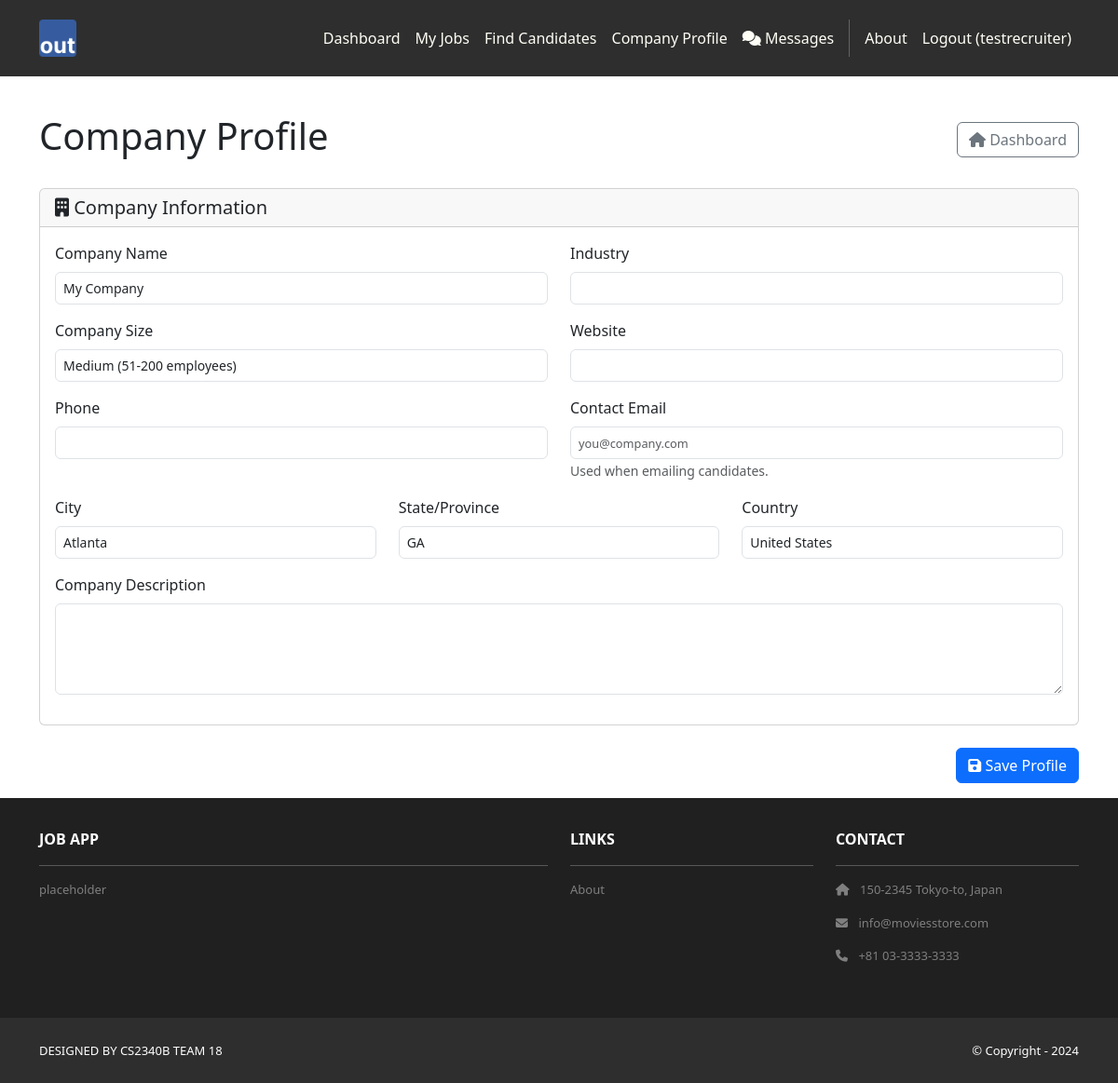
The page /recruiters/profile/ (signed in) on the database its author committed.
### recruiters/models.py (models this page shows, shortened)
class RecruiterProfile(models.Model):
    user = models.OneToOneField(User, on_delete=models.CASCADE, related_name='recruiter_profile')
    company_name = models.CharField(max_length=200, help_text="Company or organization name")
    company_size = models.CharField(
        max_length=20,
        choices=[
            ('startup', 'Startup (1-10 employees)'),
            ('small', 'Small (11-50 employees)'),
            ('medium', 'Medium (51-200 employees)'),
            ('large', 'Large (201-1000 employees)'),
            ('enterprise', 'Enterprise (1000+ employees)'),
        ],
        default='medium',
        help_text="Company size"
    )
    industry = models.CharField(max_length=100, blank=True, help_text="Industry or sector")
    phone = models.CharField(max_length=20, blank=True)
    website = models.URLField(blank=True, help_text="Company website")
    city = models.CharField(max_length=100, blank=True)
    state = models.CharField(max_length=100, blank=True)
    country = models.CharField(max_length=100, blank=True)
    company_description = models.TextField(blank=True, help_text="Brief description of your company")
    created_at = models.DateTimeField(auto_now_add=True)
    updated_at = models.DateTimeField(auto_now=True)
    class Meta:
        verbose_name = "Recruiter Profile"
        verbose_name_plural = "Recruiter Profiles"

### recruiters/views.py (the view)
# urls.py: path('profile/', views.profile, name='profile'),
@recruiter_required
def profile(request):
    try:
        profile = request.user.recruiter_profile
    except RecruiterProfile.DoesNotExist:
        profile = RecruiterProfile.objects.create(user=request.user, company_name='')
    if request.method == 'POST':
        form = RecruiterProfileForm(request.POST, instance=profile)
        if form.is_valid():
            form.save()
            messages.success(request, 'Profile updated successfully!')
            return redirect('recruiters:profile')
    else:
        form = RecruiterProfileForm(instance=profile)
    template_data = {
        'title': 'Company Profile',
        'user_type': 'recruiter',
    }
    return render(request, 'recruiters/profile.html', {
        'template_data': template_data,
        'form': form,
    })

### recruiters/templates/recruiters/profile.html (shortened to what this page needs)
{% extends 'base.html' %}
{% block content %}
<div class="p-3 mt-4">
  <div class="container">
    <div class="row">
      <div class="col-12">
        <div class="d-flex justify-content-between align-items-center mb-4">
          <h1>Company Profile</h1>
          <a href="{% url 'recruiters:dashboard' %}" class="btn btn-outline-secondary">
            <i class="fas fa-home"></i> Dashboard
          </a>
        </div>
      </div>
    </div>
    <form method="POST">
      <div class="row mb-4">
        <div class="col-12">
          <div class="card">
            <div class="card-header">
              <h5 class="mb-0"><i class="fas fa-building"></i> Company Information</h5>
            </div>
            <div class="card-body">
              <div class="row">
                <div class="col-md-6 mb-3">
                  <label class="form-label" for="{{ form.company_name.id_for_label }}">Company Name</label>
                  {{ form.company_name }}
                </div>
                <div class="col-md-6 mb-3">
                  <label class="form-label" for="{{ form.industry.id_for_label }}">Industry</label>
                  {{ form.industry }}
                </div>
                <div class="col-md-6 mb-3">
                  <label class="form-label" for="{{ form.company_size.id_for_label }}">Company Size</label>
                  {{ form.company_size }}
                </div>
                <div class="col-md-6 mb-3">
                  <label class="form-label" for="{{ form.website.id_for_label }}">Website</label>
                  {{ form.website }}
                </div>
                <div class="col-md-6 mb-3">
                  <label class="form-label" for="{{ form.phone.id_for_label }}">Phone</label>
                  {{ form.phone }}
                </div>
                <div class="col-md-6 mb-3">
                  <label class="form-label" for="{{ form.email.id_for_label }}">{{ form.email.label }}</label>
                  {{ form.email }}
                  <small class="form-text text-muted">Used when emailing candidates.</small>
                </div>
                <div class="col-md-4 mb-3">
                  <label class="form-label" for="{{ form.city.id_for_label }}">City</label>
                  {{ form.city }}
                </div>
                <div class="col-md-4 mb-3">
                  <label class="form-label" for="{{ form.state.id_for_label }}">State/Province</label>
                  {{ form.state }}
                </div>
                <div class="col-md-4 mb-3">
                  <label class="form-label" for="{{ form.country.id_for_label }}">Country</label>
                  {{ form.country }}
                </div>
                <div class="col-12 mb-3">
                  <label class="form-label" for="{{ form.company_description.id_for_label }}">Company Description</label>
                  {{ form.company_description }}
                </div>
              </div>
            </div>
          </div>
        </div>
      </div>
      <div class="row">
        <div class="col-12 d-flex justify-content-end">
          <button type="submit" class="btn btn-primary">
            <i class="fas fa-save"></i> Save Profile
          </button>
        </div>
      </div>
    </form>
  </div>
</div>
{% endblock %}

### jobapp/templates/base.html (shortened to what this page needs)
<!DOCTYPE html>
<html>
    {% load static %}
  <head>
    <link href="https://cdn.jsdelivr.net/npm/bootstrap@5.3.3/dist/css/bootstrap.min.css" rel="stylesheet">
    <link rel="stylesheet" href="https://cdnjs.cloudflare.com/ajax/libs/font-awesome/6.1.1/css/all.min.css">
    <link rel="stylesheet" type="text/css"
          href="{% static 'css/style.css' %}">
  </head>
  <body>
     <nav class="p-3 navbar navbar-dark bg-dark
         navbar-expand-lg">
      <div class="container">
        <a class="navbar-brand"
           href="{% url 'home.index' %}">
          <img src="{% static 'img/logo.png' %}" alt="logo"
               height="40" />
        </a>
        <div class="collapse navbar-collapse"
             id="navbarNavAltMarkup">
          <div class="navbar-nav ms-auto navbar-ml">
            {% if user.is_authenticated %}
              {% if template_data.user_type == 'applicant' %}
                <a class="nav-link" href="{% url 'applicants:dashboard' %}">Dashboard</a>
                <a class="nav-link" href="{% url 'applicants:profile' %}">My Profile</a>
              {% elif template_data.user_type == 'recruiter' %}
                <a class="nav-link" href="{% url 'recruiters:dashboard' %}">Dashboard</a>
                <a class="nav-link" href="{% url 'jobs:recruiter_jobs' %}">My Jobs</a>
                <a class="nav-link" href="{% url 'recruiters:candidates' %}">Find Candidates</a>
                <a class="nav-link" href="{% url 'recruiters:profile' %}">Company Profile</a>
              {% endif %}
              <a class="nav-link" href="{% url 'messaging:conversation_list' %}">
                <i class="fas fa-comments"></i> Messages
              </a>
              <a class="nav-link" href="{% url 'home.about' %}">About</a>
              <a class="nav-link" href="{% url 'accounts.logout' %}">Logout ({{user.username }})</a>
            {% else %}
              <a class="nav-link" href="{% url 'home.about' %}">About</a>
              <div class="vr bg-white mx-2 d-none d-lg-block"></div>
              <a class="nav-link" href="{% url 'accounts.login' %}">Login</a>
              <a class="nav-link" href="{% url 'accounts.signup' %}">Sign Up</a>
            {% endif %}
          </div>
        </div>
      </div>
    </nav>
    <div>
      {% block content %}
      {% endblock content %}
    </div>
     <section class="p-3 ms-footer d-none d-md-block">
      <div class="container">
        <div class="row mt-3 text-white">
          <div class="col-md-6 col-lg-6 col-xl-6
               mx-auto mb-4">
            <b>JOB APP</b>
            <hr />
            <p>
              placeholder
            </p>
          </div>
          <div class="col-md-3 col-lg-3 col-xl-3
               mx-auto mb-4">
            <b>LINKS</b>
            <hr />
            <p><a class="nav-link"
              href="{% url 'home.about' %}">
              About
            </a></p>
          </div>
          <div class="col-md-3 col-lg-3 col-xl-3 mx-auto
               mb-4">
            <b>CONTACT</b>
            <hr />
            <p><i class="fas fa-home me-2"></i>
              150-2345 Tokyo-to, Japan
            </p>
            <p><i class="fas fa-envelope me-2"></i>
              info@moviesstore.com
            </p>
            <p><i class="fas fa-phone me-2"></i>
              +81 03-3333-3333
            </p>
          </div>
        </div>
      </div>
    </section>
    <section class="p-3 ms-footer-bottom bg-dark">
      <div class="container d-flex
           justify-content-between">
        <div class="me-5 text-white">
          <span>DESIGNED BY
            CS2340B TEAM 18
          </span>
        </div>
        <div class="text-white">
          <span>© Copyright - 2024</span>
        </div>
      </div>
    </section>
  </body>
</html>

### jobapp/static/css/style.css (style rules this page uses)
.navbar a.nav-link { color: #FFFEF6 !important; }
.bg-dark { background-color: #2E2E2E !important; }
.ms-footer { background-color: #202020; }
.ms-footer p { color: #7F7F7F; font-size: 13px; }
.ms-footer-bottom span { font-size: 13px; line-height: 38px; }
.card-body .form-control { font-size: 0.875rem; padding: 0.375rem 0.5rem; }
.card-body .form-control::placeholder { font-size: 0.8rem; }

### rows shown on the page
RecruiterProfile: company_name "My Company", company_size "Medium (51-200 employees)", city "Atlanta", state "GA", country "United States"

### other values the page prints
{{ user.username }} "testrecruiter"
